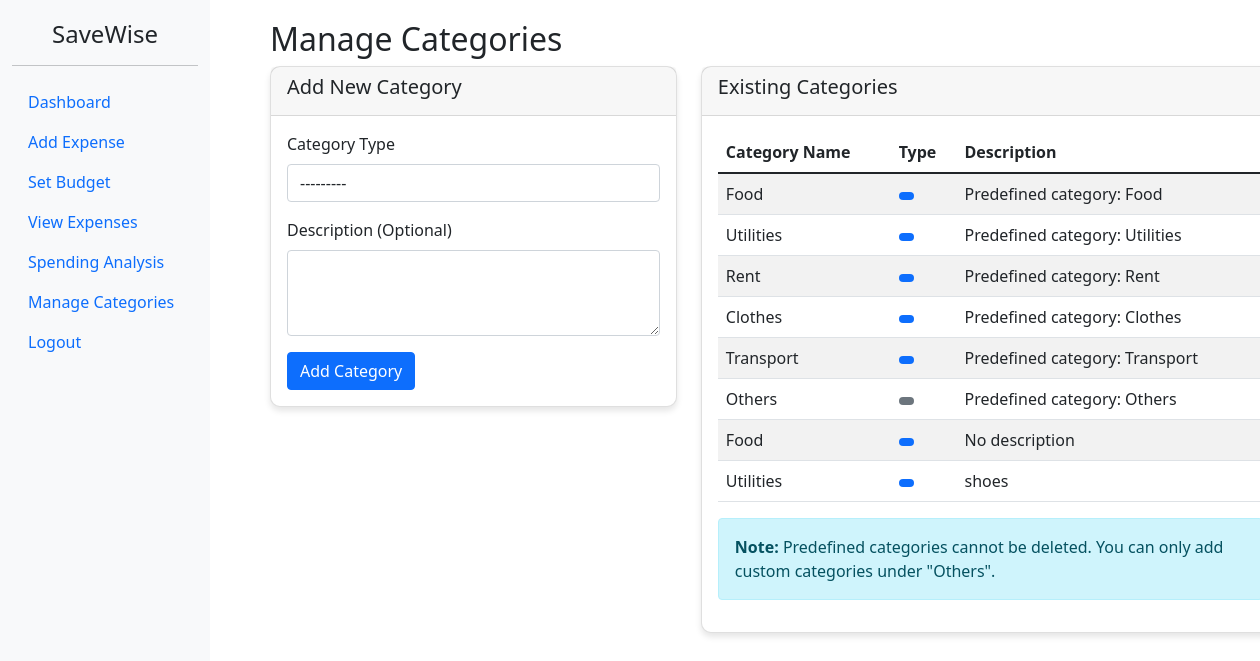
Page /api/categories/ (signed in) on the committed database.
### api/models.py (models this page shows)
class ExpenseCategory(models.Model):
    PREDEFINED_CATEGORIES = [
        ('food', 'Food'),
        ('utilities', 'Utilities'),
        ('rent', 'Rent'),
        ('clothes', 'Clothes'),
        ('transport', 'Transport'),
        ('others', 'Others'),
    ]
    name = models.CharField(max_length=100)
    description = models.TextField(blank=True)
    def __str__(self):
        for choice_value, choice_display in self.PREDEFINED_CATEGORIES:
            if self.name == choice_value:
                return choice_display
        return self.name
    def display_name(self):
        return str(self)

### api/views.py (the view)
# urls.py: path('categories/', views.manage_categories, name='manage_categories'),
@login_required
def manage_categories(request):
    predefined_categories = [
        ('food', 'Food'),
        ('utilities', 'Utilities'),
        ('rent', 'Rent'),
        ('clothes', 'Clothes'),
        ('transport', 'Transport'),
        ('others', 'Others'),
    ]
    for category_id, category_name in predefined_categories:
        if not ExpenseCategory.objects.filter(name=category_id).exists():
            ExpenseCategory.objects.create(
                name=category_id,
                description=f"Predefined category: {category_name}"
            )
    if request.method == 'POST':
        form = CategoryForm(request.POST)
        if form.is_valid():
            category = form.save()
            messages.success(request, f'Category "{category.display_name()}" added successfully!')
            return redirect('manage_categories')
    else:
        form = CategoryForm()
    categories = ExpenseCategory.objects.all()
    return render(request, 'api/manage_categories.html', {
        'form': form,
        'categories': categories
    })

### api/forms.py (shortened to what this page needs)
class CategoryForm(forms.ModelForm):
    CATEGORY_CHOICES = [
        ('', '---------'),
        ('food', 'Food'),
        ('utilities', 'Utilities'),
        ('rent', 'Rent'),
        ('clothes', 'Clothes'),
        ('transport', 'Transport'),
        ('others', 'Others'),
    ]
    name = forms.CharField(
        required=True,
        widget=forms.Select(choices=CATEGORY_CHOICES, attrs={'class': 'form-control', 'id': 'category-select'})
    )
    custom_name = forms.CharField(
        required=False,
        widget=forms.TextInput(attrs={
            'class': 'form-control',
            'id': 'custom-name',
            'placeholder': 'Enter custom category name',
            'style': 'display: none;'
        })
    )
    class Meta:
        model = ExpenseCategory
        fields = ['name', 'description']
        widgets = {
            'description': forms.Textarea(attrs={'class': 'form-control', 'rows': 3}),
        }

### api/templates/api/manage_categories.html (shortened to what this page needs)
<!DOCTYPE html>
<html lang="en">
{% load static %}
<head>
    <link href="https://cdn.jsdelivr.net/npm/bootstrap@5.1.3/dist/css/bootstrap.min.css" rel="stylesheet">
</head>
<body>
    <div class="container-fluid">
        <div class="row">
            <div class="col-md-3 col-lg-2 sidebar">
                <h4 class="text-center">SaveWise</h4>
                <hr>
                <ul class="nav flex-column">
                    <li class="nav-item">
                        <a class="nav-link" href="{% url 'dashboard' %}">Dashboard</a>
                    </li>
                    <li class="nav-item">
                        <a class="nav-link" href="{% url 'add_expense' %}">Add Expense</a>
                    </li>
                    <li class="nav-item">
                        <a class="nav-link" href="{% url 'set_budget' %}">Set Budget</a>
                    </li>
                    <li class="nav-item">
                        <a class="nav-link" href="{% url 'expense_list' %}">View Expenses</a>
                    </li>
                    <li class="nav-item">
                        <a class="nav-link" href="{% url 'spending_analysis' %}">Spending Analysis</a>
                    </li>
                    <li class="nav-item">
                        <a class="nav-link active" href="{% url 'manage_categories' %}">Manage Categories</a>
                    </li>
                    <li class="nav-item">
                        <a class="nav-link" href="{% url 'logout' %}">Logout</a>
                    </li>
                </ul>
            </div>
            <div class="col-md-9 col-lg-10 main-content">
                <h2>Manage Categories</h2>
                <div class="row">
                    <div class="col-md-5">
                        <div class="card dashboard-card">
                            <div class="card-header">
                                <h5>Add New Category</h5>
                            </div>
                            <div class="card-body">
                                <form method="post" id="category-form">
                                    <div class="mb-3">
                                        <label for="id_name" class="form-label">Category Type</label>
                                        {{ form.name }}
                                    </div>
                                    <div class="mb-3">
                                        <label for="id_description" class="form-label">Description (Optional)</label>
                                        {{ form.description }}
                                    </div>
                                    <button type="submit" class="btn btn-primary">Add Category</button>
                                </form>
                            </div>
                        </div>
                    </div>
                    <div class="col-md-7">
                        <div class="card dashboard-card">
                            <div class="card-header">
                                <h5>Existing Categories</h5>
                            </div>
                            <div class="card-body">
                                {% if categories %}
                                    <div class="table-responsive">
                                        <table class="table table-striped">
                                            <thead>
                                                <tr>
                                                    <th>Category Name</th>
                                                    <th>Type</th>
                                                    <th>Description</th>
                                                </tr>
                                            </thead>
                                            <tbody>
                                                {% for category in categories %}
                                                    <tr>
                                                        <td>{{ category.display_name }}</td>
                                                        <td>
                                                            <span class="badge {% if category.name == 'others' %}bg-secondary{% else %}bg-primary{% endif %}">
                                                            </span>
                                                        </td>
                                                        <td>{{ category.description|default:"No description"|truncatewords:5 }}</td>
                                                    </tr>
                                                {% endfor %}
                                            </tbody>
                                        </table>
                                    </div>
                                    <div class="alert alert-info">
                                        <strong>Note:</strong> Predefined categories cannot be deleted. You can only add custom categories under "Others".
                                    </div>
                                {% else %}
                                    <p>No categories have been created yet.</p>
                                {% endif %}
                            </div>
                        </div>
                    </div>
                </div>
            </div>
        </div>
    </div>
</body>
</html>

### api/templates/api/manage_categories.html (style rules this page uses)
.sidebar { background-color: #f8f9fa; height: 100vh; position: fixed; padding-top: 20px; }
.main-content { margin-left: 250px; padding: 20px; }
.dashboard-card { border-radius: 10px; box-shadow: 0 4px 6px rgba(0, 0, 0, 0.1); margin-bottom: 20px; }

### rows in the picture
ExpenseCategory: display_name "Food", description "Predefined category: Food"
ExpenseCategory: display_name "Utilities", description "Predefined category: Utilities"
ExpenseCategory: display_name "Rent", description "Predefined category: Rent"
ExpenseCategory: display_name "Clothes", description "Predefined category: Clothes"
ExpenseCategory: display_name "Transport", description "Predefined category: Transport"
ExpenseCategory: display_name "Others", description "Predefined category: Others"
ExpenseCategory: display_name "Food", description "No description"
ExpenseCategory: display_name "Utilities", description "shoes"
